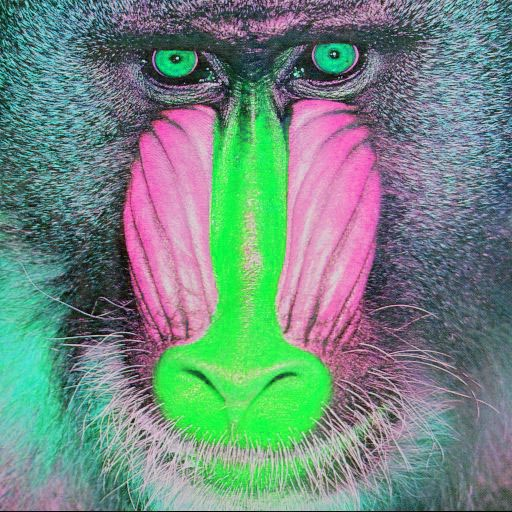
//> input picture lab2/mandrill0.jpg, 512 x 512 px
$ ./madrillO   (built with g++ and OpenCV 4)
//> lines starting //> are read from the running program, lines starting //| are printed output that depends on the picture
#include <stdio.h>
#include <opencv/cv.h>        //you may need to
#include <opencv/highgui.h>   //adjust import locations
#include <opencv/cxcore.h>    //depending on your machine setup

using namespace cv;           //make available OpenCV namespace


int main() {

  // Read image from file
  Mat image = imread("mandrill0.jpg", 1);
//> image is the input picture: 512 rows x 512 cols, CV_8UC3; mean B, G, R 128.9, 137.4, 113.2


  uchar pixelBlue,pixelRed,pixelGreen;
  for (int y=0; y<image.rows;y++){
    for(int x=0; x<image.cols;x++){
      pixelBlue = image.at<Vec3b>(y,x)[0];
      pixelGreen = image.at<Vec3b>(y,x)[1];
      pixelRed = image.at<Vec3b>(y,x)[2];
      image.at<Vec3b>(y,x)[0]=pixelRed;
      image.at<Vec3b>(y,x)[1]=pixelBlue;
      image.at<Vec3b>(y,x)[2]=pixelGreen;

    }
  }
//> this loop made 512 passes
//> (pixelBlue, pixelGreen, pixelRed) on passes 1 to 3: (188, 178, 148), (134, 125, 92), (85, 76, 38)
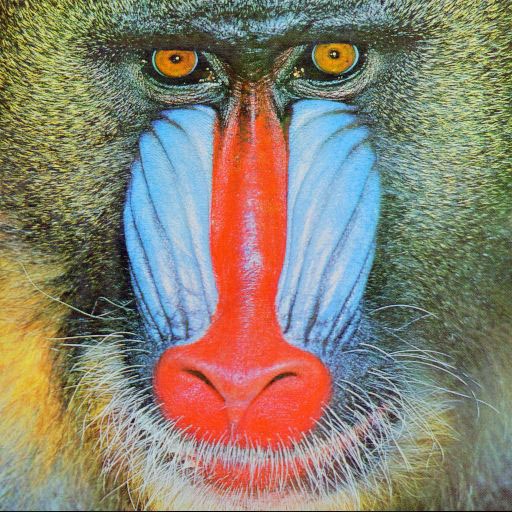
//> image: 512 rows x 512 cols, CV_8UC3; mean B, G, R 113.2, 128.9, 137.4
//> after the loop, pixelBlue = 7; pixelGreen = 10; pixelRed = 1

  imwrite("man0.jpg",image);
  return 0;
}

$ run again, with lab2/mandrill1.jpg copied over lab2/mandrill0.jpg
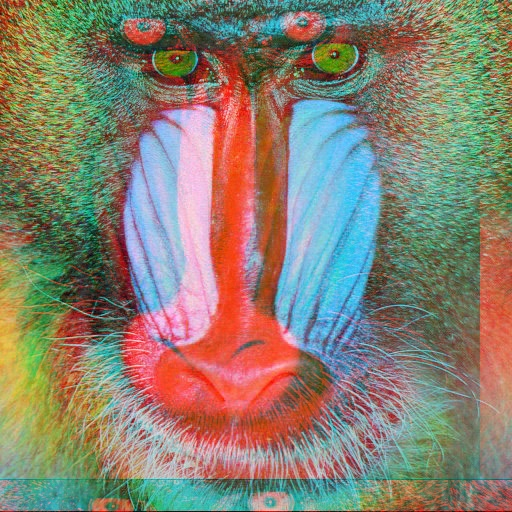
//> input picture lab2/mandrill1.jpg, 512 x 512 px
//> image is the input picture: 512 rows x 512 cols, CV_8UC3; mean B, G, R 113.1, 128.9, 136.9
//> the loop `for (int y=0; y<image.rows;y++)` made 512 passes
//> (pixelBlue, pixelGreen, pixelRed) on passes 1 to 3: (144, 182, 160), (102, 145, 132), (43, 95, 101)
//> after the loop `for (int y=0; y<image.rows;y++)`:
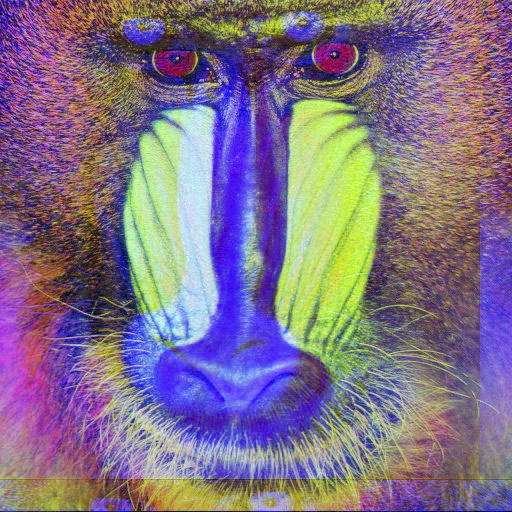
//> image: 512 rows x 512 cols, CV_8UC3; mean B, G, R 136.9, 113.1, 128.9
//> after the loop `for (int y=0; y<image.rows;y++)`: pixelBlue = 5; pixelGreen = 15; pixelRed = 122

$ run again, with lab2/mandrill2.jpg copied over lab2/mandrill0.jpg
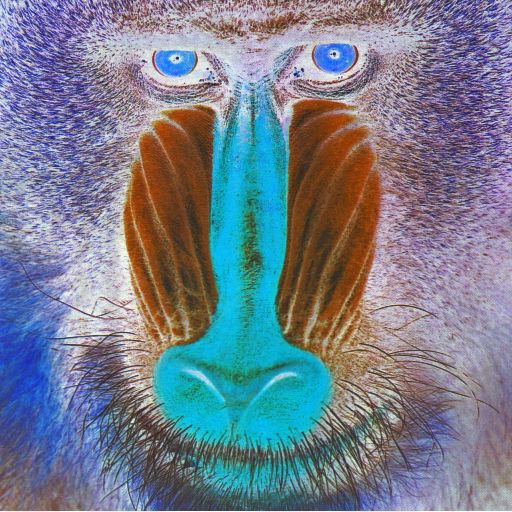
//> input picture lab2/mandrill2.jpg, 512 x 512 px
//> image is the input picture: 512 rows x 512 cols, CV_8UC3; mean B, G, R 141.8, 126.1, 117.6
//> the loop `for (int y=0; y<image.rows;y++)` made 512 passes
//> (pixelBlue, pixelGreen, pixelRed) on passes 1 to 3: (109, 68, 76), (163, 120, 129), (218, 169, 177)
//> after the loop `for (int y=0; y<image.rows;y++)`:
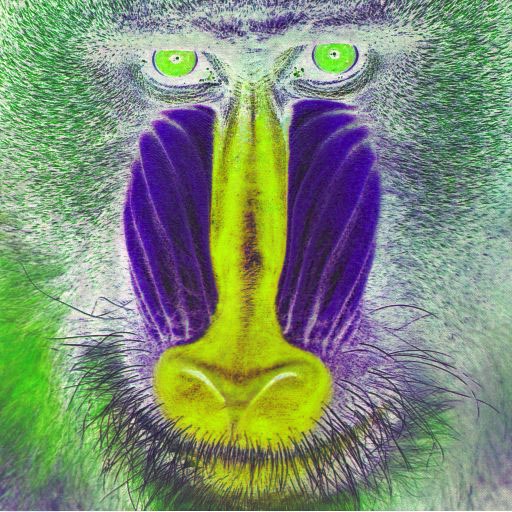
//> image: 512 rows x 512 cols, CV_8UC3; mean B, G, R 117.6, 141.8, 126.1
//> after the loop `for (int y=0; y<image.rows;y++)`: pixelBlue = 254; pixelGreen = 249; pixelRed = 246

$ run again, with lab2/mandrill3.jpg copied over lab2/mandrill0.jpg
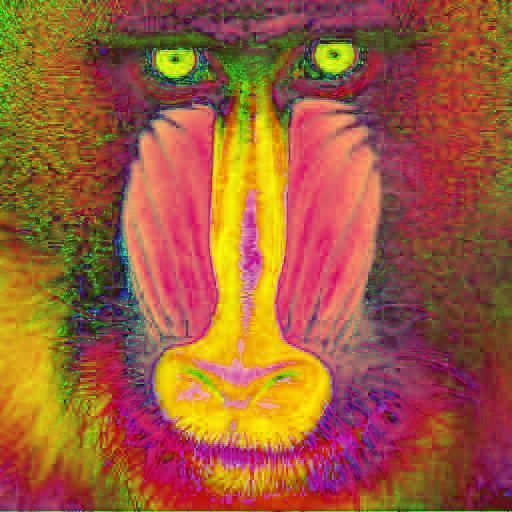
//> input picture lab2/mandrill3.jpg, 512 x 512 px
//> image is the input picture: 512 rows x 512 cols, CV_8UC3; mean B, G, R 57.2, 92, 157.5
//> the loop `for (int y=0; y<image.rows;y++)` made 512 passes
//> (pixelBlue, pixelGreen, pixelRed) on passes 1 to 3: (31, 70, 162), (27, 84, 139), (45, 138, 117)
//> after the loop `for (int y=0; y<image.rows;y++)`:
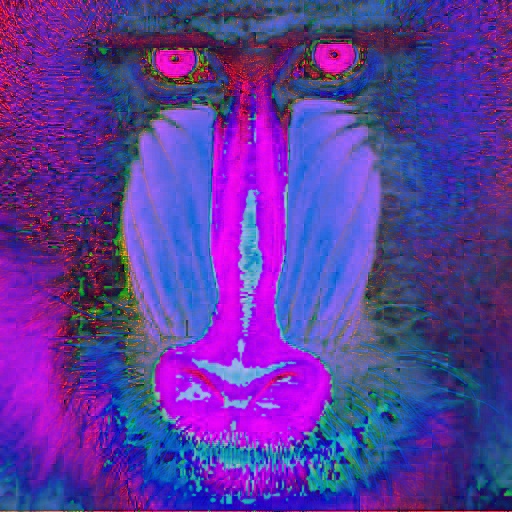
//> image: 512 rows x 512 cols, CV_8UC3; mean B, G, R 157.5, 57.2, 92
//> after the loop `for (int y=0; y<image.rows;y++)`: pixelBlue = 70; pixelGreen = 174; pixelRed = 87
